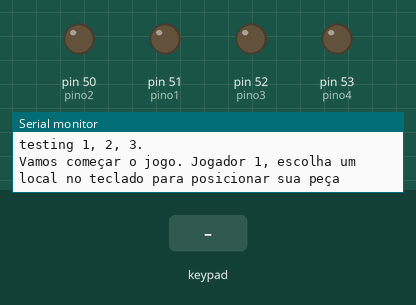
Simulated run of this sketch. Board: Arduino Mega 2560, built with avr-gcc and run on an emulated ATmega2560. Parts: output pins drawn as LEDs (lit = HIGH), the last lines printed to the serial monitor. Inputs (shaded band) come from the test bench. The local clock reads 2024-03-15 10:24:30 at power-on unless the sketch sets it; storage starts empty; pins used as bus, display or sensor lines are not drawn.

Above: at 1.2 s.
1.3 s: key '0' pressed
At 2.3 s:
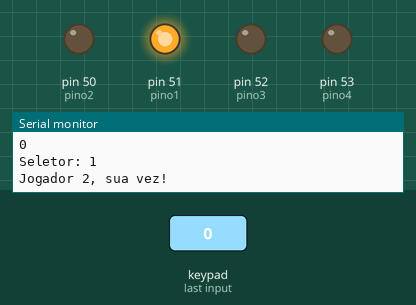
2.8 s: keypad keys 5 6 7 8 # pressed 0.4 s apart
At 8.4 s:
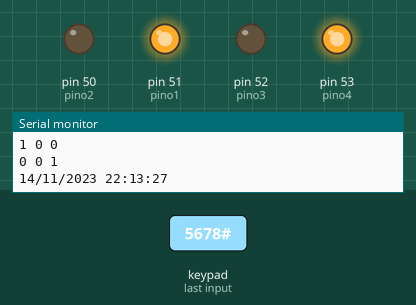
Timing chart, 0 to 9.9 s (numbered marks = the images above; inputs shaded):
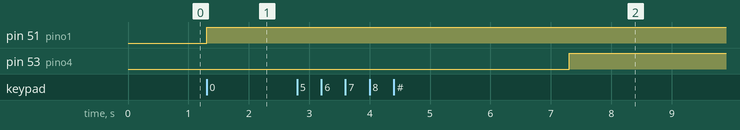

Measured:
- after the input at 1.3 s, pin 51 (pino1): LOW → HIGH at once
- after the input at 2.8 s, pin 53 (pino4): LOW → HIGH after 4.5 s

The sketch:

T3.ino
```cpp
#include <RTClib.h>
#include <Wire.h>
#include <SPI.h>
#include <SD.h>
File myFile;

RTC_DS1307 RTC;
// ##################################### TRABALHO 2 #################################
// set up variables using the SD utility library functions:
Sd2Card card;
SdVolume volume;
SdFile root;
#include <Keypad.h>
int espera=0;
int t;
int linha=2, coluna=3;
int matriz_a[4][3];
int matriz_b[4][3];
int matriz_ateste[4][3];
int matriz_bteste[4][3];
int contador=0;
byte pinosLinhas[]  = {5,6,7,8};
byte pinosColunas[] = {9,10,11};
char teclas[4][3] = {{'1','2','3'},
                     {'4','5','6'},
                     {'7','8','9'},
                     {'*','0','#'},
                     };
int leds[3][3] =    {{22,23,24},
                     {25,26,27},
                     {28,29,30},
                     };
int seletor=0;
int i,j,i_variavel,j_variavel,i_nova,j_nova;
char tecla;
char lugar_selecionado;
Keypad teclado1 = Keypad( makeKeymap(teclas), pinosLinhas, pinosColunas, 4, 3);
int status1 = 0;  // onde o jogador 1 está
int status2 = 0;  // onde o jogador 2 está
int atual   = 0;

const int chipSelect = 10;
int pino1 = 51;
int pino2 = 50;
int pino3 = 52;
int pino4 = 53;

//############################################ _____________ SETUP _____________ ###########################################

void setup() {
  Serial.begin(9600);
  pinMode (pino1, OUTPUT);
  pinMode (pino2, OUTPUT);
  pinMode (pino3, OUTPUT);
  pinMode (pino4, OUTPUT);
  pinMode(linha,INPUT);
  digitalWrite(linha,HIGH);
  pinMode(coluna,OUTPUT);
  digitalWrite(coluna,HIGH);
  pinMode(3,OUTPUT);

  Wire.begin();
  RTC.begin();

  if (! RTC.isrunning()) {
    Serial.println ("RTC is not running!");
  }
  RTC.adjust(DateTime (__DATE__, __TIME__));

  //#########################################______________ CARD INFO ______________#########################################

 // Open serial communications and wait for port to open:
  Serial.begin(9600);
   while (!Serial) {
    ; // wait for serial port to connect. Needed for Leonardo only
  }


  Serial.print("Initializing SD card...");
  // On the Ethernet Shield, CS is pin 4. It's set as an output by default.
  // Note that even if it's not used as the CS pin, the hardware SS pin
  // (10 on most Arduino boards, 53 on the Mega) must be left as an output
  // or the SD library functions will not work.
   pinMode(SS, OUTPUT);

  if (!SD.begin(chipSelect)) {
    Serial.println("initialization failed!");
    return;
  }
  Serial.println("initialization done.");

  // open the file. note that only one file can be open at a time,
  // so you have to close this one before opening another.
  myFile = SD.open("test.txt", FILE_WRITE);

  // if the file opened okay, write to it:
  if (myFile) {
    Serial.print("Writing to test.txt...");
    myFile.println("testing 1, 2, 3.");
  // close the file:
    myFile.close();
    Serial.println("done.");
  } else {
    // if the file didn't open, print an error:
    Serial.println("error opening test.txt");
  }

  // re-open the file for reading:
  myFile = SD.open("test.txt");
  if (myFile) {
    Serial.println("test.txt:");

    // read from the file until there's nothing else in it:
    while (myFile.available()) {
      Serial.write(myFile.read());
    }
    // close the file:
    myFile.close();
  } else {
    // if the file didn't open, print an error:
    Serial.println("error opening test.txt");
  }
}


void loop() {
  if(contador<3){
  char tecla_pressionada = teclado1.getKey();
  //Verifica se alguma tecla foi pressionada


  //Mostra no serial monitor o caracter da matriz,
  //referente a tecla que foi pressionada
  if (tecla_pressionada)
  {
    Serial.print("Tecla: ");
    Serial.println(tecla_pressionada);
  }

Serial.println("Vamos começar o jogo. Jogador 1, escolha um local no teclado para posicionar sua peça");
espera=0;

while(espera==0){
  char tecla_pressionada = teclado1.getKey();
  if (tecla_pressionada)
  {
//    Serial.println(tecla_pressionada);
    tecla = tecla_pressionada;
    espera=1;
  }
}
//Serial.println("Saiu");
Serial.println(tecla);

//--------------- INSERÇÃO DAS POSIÇÕES NA MATRIZ
seletor=1;
dadosmatriz(tecla);

Serial.println("Jogador 2, sua vez!");
espera=0;
while(espera==0){
  char tecla_pressionada = teclado1.getKey();
  if (tecla_pressionada)
  {
//  Serial.println(tecla_pressionada);
    tecla = tecla_pressionada;
    espera=1;
  }
}
seletor=2;
dadosmatriz(tecla);

//--------------- PRINT DA MATRIZ A NO MONITOR SERIAL
  for(i=0;i<4;i++){
    for(j=0;j<3;j++){
      Serial.print(matriz_a[i][j]);
      Serial.print(" ");
    }
    Serial.println();
  }
  for(i=0;i<4;i++){
    for(j=0;j<3;j++){
      Serial.print(matriz_b[i][j]);
      Serial.print(" ");
    }
    Serial.println();
  }
  contador=contador+1;
  }else{
//---------------------- Jogador vai escolher onde quer ir ----------------------------
int espera=0;

Serial.println("Agora iremos para a segunda fase. Jogador 1, escolha o lugar que voce quer que uma peça va");

char tecla_pressionada = teclado1.getKey();

while(espera==0){
  char tecla_pressionada = teclado1.getKey();
    if (tecla_pressionada)
      {
        lugar_selecionado = tecla_pressionada;
        Serial.println(lugar_selecionado);
        espera=1;

   for(i=0;i<4;i++){
    for(j=0;j<3;j++){
      if(lugar_selecionado==teclas[i][j]){
        if ((matriz_ateste[i][j] = matriz_a[i][j])&& matriz_a[i][j]==1){
          Serial.println("Lugar ocupado!");
        }

        else{
          for(int i=0;i<4;i++){
            for(int j =0;j<3;j++){
              if(lugar_selecionado==teclas[i][j]){
                  int i_nova = i;
                  int j_nova = j;
                  matriz_a[i_nova][j_nova] = 1;
              }
            }
          }
            for(int i=0;i<4;i++){
              for(int j =0;j<3;j++){
                if(lugar_selecionado==teclas[i][j]){
                  int i_nova = i;
                  int j_nova = j;
                  matriz_a[i][j] = 1;
                }
              }
            }
          }
        matriz_a[i][j] = 1;
      }
    }
  }
}
}
Serial.print("LUGAR SELECIONADO:");
Serial.println(lugar_selecionado);
Serial.println("Qual lugar que você está?");


//-------------------- Fim da escolha de onde quer ir ---------------------------------

//-------------------- Inicio da parte que o jogador diz onde ele está ----------------
espera = 0;

while(espera==0){
  char tecla_pressionada = teclado1.getKey();
    if (tecla_pressionada)
      {

        lugar_selecionado = tecla_pressionada;
        Serial.println(lugar_selecionado);
        espera=1;

   for(i=0;i<4;i++){
    for(j=0;j<3;j++){
      if(lugar_selecionado==teclas[i][j]){
        if ((matriz_ateste[i][j] = matriz_a[i][j])&& matriz_a[i][j]==1){
          Serial.println("Lugar ocupado!");
        }

        else{
          for(int i=0;i<4;i++){
            for(int j =0;j<3;j++){
              if(lugar_selecionado==teclas[i][j]){
                  int i_nova = i;
                  int j_nova = j;
                  matriz_a[i_nova][j_nova] = 1;
              }
            }
          }
            for(int i=0;i<4;i++){
              for(int j =0;j<3;j++){
                if(lugar_selecionado==teclas[i][j]){
                  int i_nova = i;
                  int j_nova = j;
                  matriz_a[i][j] = 1;
                }
              }
            }
          }
        matriz_a[i][j] = 0;
      }
    }
  }
}
}
//--------------- PRINT DA MATRIZ A NO MONITOR SERIAL
  for(i=0;i<4;i++){
    for(j=0;j<3;j++){
      Serial.print(matriz_a[i][j]);
      Serial.print(" ");
    }
    Serial.println();
  }
  for(i=0;i<4;i++){
    for(j=0;j<3;j++){
      Serial.print(matriz_b[i][j]);
      Serial.print(" ");
    }
    Serial.println();
  }
// ------------------- fim da parte que ele escolhe onde está ----------------------------

}
DateTime now = RTC.now();
  Serial.print(now.day(), DEC);
  Serial.print('/');
  Serial.print(now.month(), DEC);
  Serial.print('/');
  Serial.print(now.year(), DEC);
  Serial.print(' ');
  Serial.print(now.hour(), DEC);
  Serial.print(':');
  Serial.print(now.minute(), DEC);
  Serial.print(':');
  Serial.print(now.second(), DEC);
  Serial.println();
  Serial.println();
  delay(2000);
}
void dadosmatriz(char dado){
  Serial.print("Seletor: ");
  Serial.println(seletor);
  if(seletor == 1){
   for(i=0;i<4;i++){
    for(j=0;j<3;j++){
      if(dado==teclas[i][j]){
        matriz_a[i][j] = 1;
        digitalWrite(leds[i][j],matriz_a[i][j]);
      }
    }
  }
} else{
  for(i=0;i<4;i++){
    for(j=0;j<3;j++){
      if(dado==teclas[i][j]){
        matriz_b[i][j] = 1;
        digitalWrite(leds[i][j],matriz_b[i][j]);
      }
    }
  }
}
}
```
